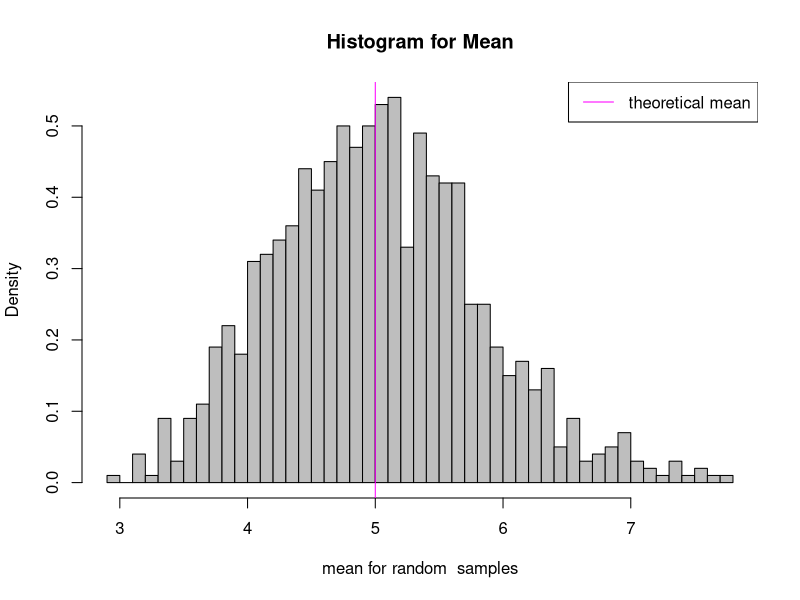
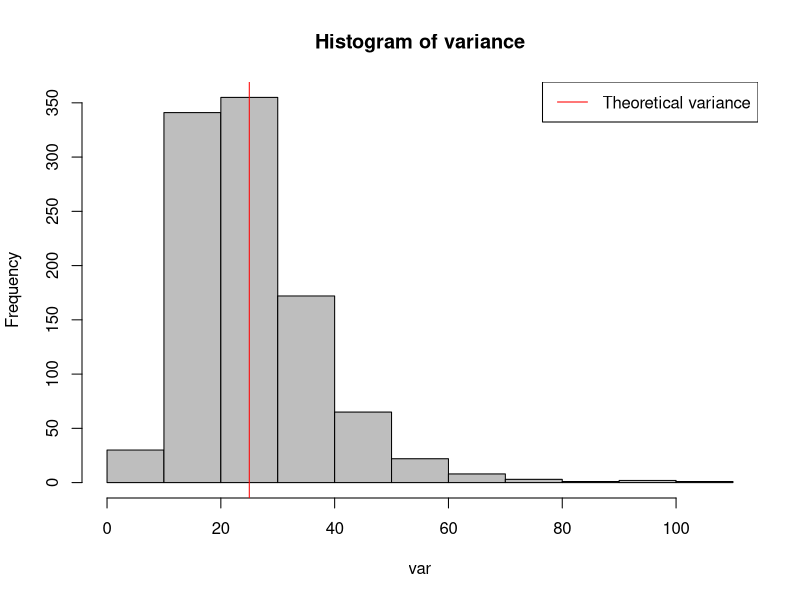
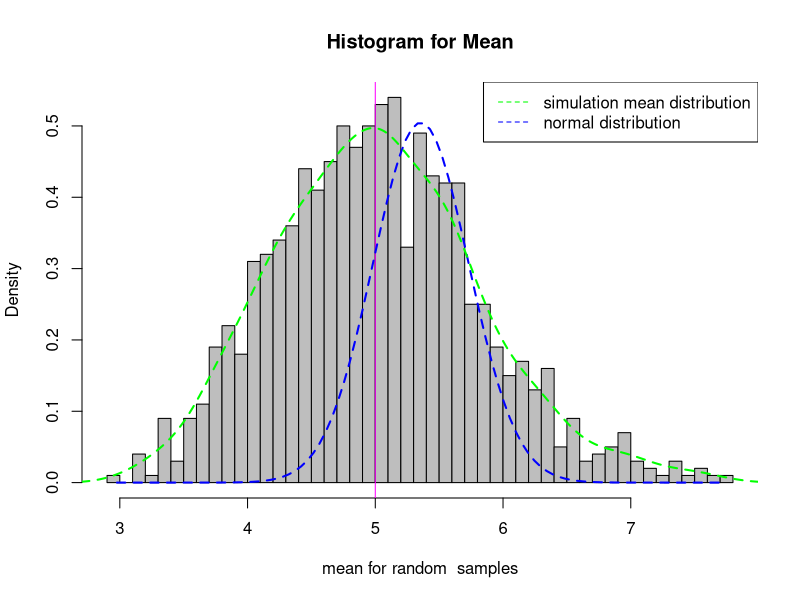

Reproduce these figures in R, in order.
## ---- chunk 1
  library(ggplot2)
  lambda <- 0.2
  avg <- NULL
  var<-NULL
  for (i in 1:1000){
    sample<-rexp(40,0.2)
    vr<-var(sample)
    mn<-mean(sample)
    avg<-c(avg,mn)
    var<-c(var,vr)
  }

## ---- chunk 2
  th_mean<-1/lambda
  th_var<-1/lambda^2
 
  hist(avg,breaks = 50,col = "grey", prob = TRUE,xlab = "mean for random  samples",main = " ")
  title(main = "Histogram for Mean")
  abline(v = 1/lambda,col = "magenta")
  legend("topright",col = c("magenta"),lty =1, legend = "theoretical mean")
## ---- chunk 3
  print(paste("theoretical variance = ",(1/lambda)^2/40))
  print(paste("simulation variance = ", round(var(avg),3)))
  hist(var,border = "black",col = "grey",main = " ")
  abline(v = (1/lambda)^2,col="red" )
  legend("topright",legend = "Theoretical variance", lty = 1, col = "red")
  title(main = "Histogram of variance")
## ---- chunk 4
  x <- seq(min(avg),max(avg),length = 100)
  y <- dnorm(seq(0,10,length = 100),mean=5, sd = 5/sqrt(40))
   hist(avg,breaks = 50,col = "grey", prob = TRUE,xlab = "mean for random  samples",main = " ")
  title(main = "Histogram for Mean")
  abline(v = 1/lambda,col = "magenta")
  lines(x,y,col = "blue",lty = 2,lwd =2)
  lines(density(avg),col = "green",lwd =2, lty = 2)
  legend("topright",col = c("green","blue"),lty =2, legend = c("simulation mean distribution","normal distribution"))
